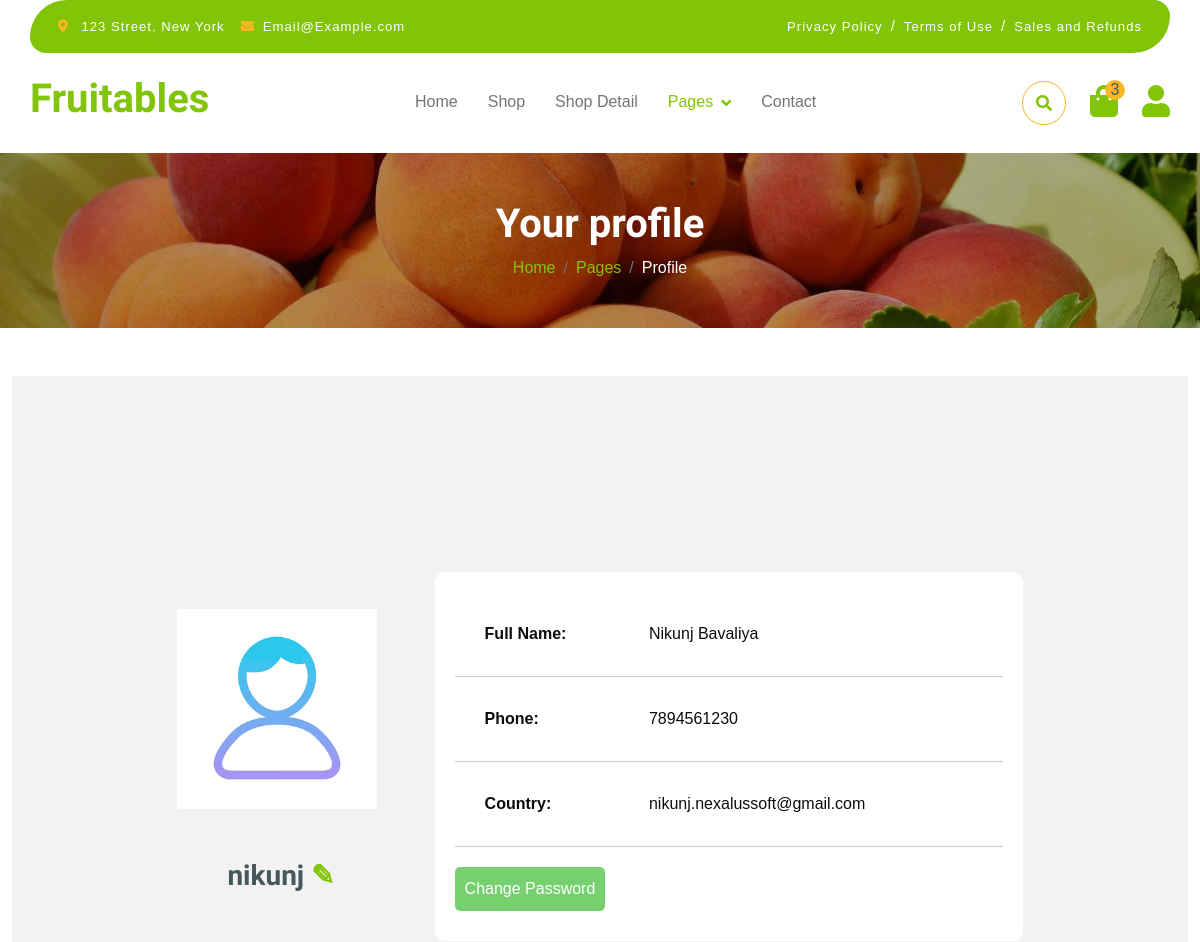
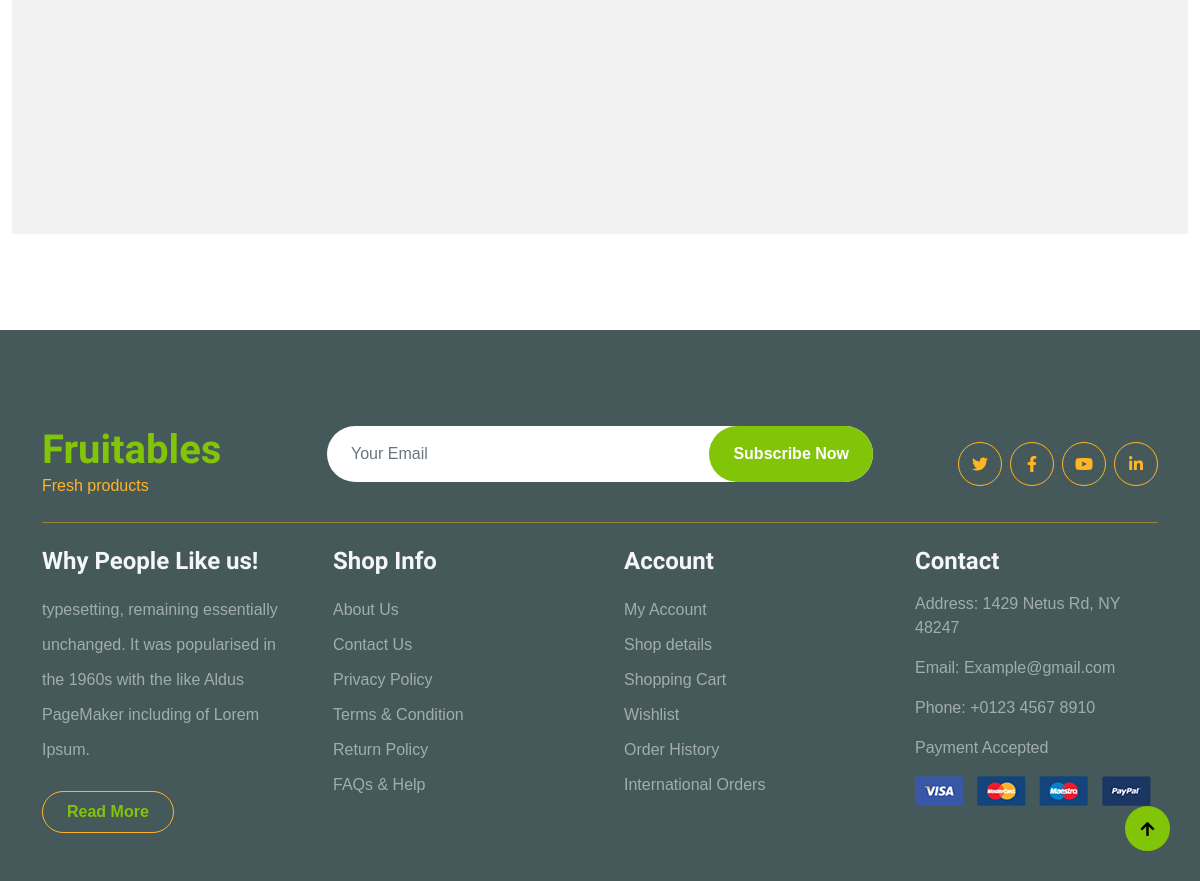
/profile/ (signed in), run on the app's committed database (2 pictures, top to bottom).
### app1/models.py (models this page shows, shortened)
class User(models.Model):
    fullname = models.CharField(max_length=150, default="")
    username = models.CharField(max_length=50)
    email = models.EmailField()
    phone_number = models.CharField(max_length=50)
    password = models.CharField(max_length=50)
    confirmpassword = models.CharField(max_length=50)
    otp = models.CharField(max_length=4, null=True, blank=True)

### app1/views.py (the view)
# urls.py: path("profile/", ProfileView.as_view(), name= "profile"),
class ProfileView(generics.CreateAPIView):
    renderer_classes = [TemplateHTMLRenderer]
    template_name = "profile.html"
    def get(self, request: Union[Request, HttpRequest]) -> render:
        if "username" not in request.session:
            return redirect("login")
        username = request.session.get("username")
        person_details = User.objects.filter(username=username)
        return render(request, self.template_name, context={"details": person_details})

### app1/templates/profile.html (shortened to what this page needs)
{% load static %}
{% load rest_framework %}
<!DOCTYPE html>
<html lang="en">
    <head>
        <link rel="stylesheet" href="https://use.fontawesome.com/releases/v5.15.4/css/all.css"/>
        <link href="https://cdn.jsdelivr.net/npm/bootstrap-icons@1.4.1/font/bootstrap-icons.css" rel="stylesheet">
        <link rel="stylesheet" href="{% static 'frgot.csslightbox.min.css' %}" />
        <link rel="stylesheet" href="{% static 'owl.carousel.min.css' %}" />
        <link rel="stylesheet" href="{% static 'bootstrap.min.css' %}" />
        <link rel="stylesheet" href="{% static 'style.css' %}" />
    </head>
    <body>
        <div class="container-fluid fixed-top">
            <div class="container topbar bg-primary d-none d-lg-block">
                <div class="d-flex justify-content-between">
                    <div class="top-info ps-2">
                        <small class="me-3"><i class="fas fa-map-marker-alt me-2 text-secondary"></i> <a href="#" class="text-white">123 Street, New York</a></small>
                        <small class="me-3"><i class="fas fa-envelope me-2 text-secondary"></i><a href="#" class="text-white">Email@Example.com</a></small>
                    </div>
                    <div class="top-link pe-2">
                        <a href="#" class="text-white"><small class="text-white mx-2">Privacy Policy</small>/</a>
                        <a href="#" class="text-white"><small class="text-white mx-2">Terms of Use</small>/</a>
                        <a href="#" class="text-white"><small class="text-white ms-2">Sales and Refunds</small></a>
                    </div>
                </div>
            </div>
            <div class="container px-0">
                <nav class="navbar navbar-light bg-white navbar-expand-xl">
                    <a href="index.html" class="navbar-brand"><h1 class="text-primary display-6">Fruitables</h1></a>
                    <div class="collapse navbar-collapse bg-white" id="navbarCollapse">
                        <div class="navbar-nav mx-auto">
                            <a  href="{% url 'index' %}" class="nav-item nav-link ">Home</a>
                            <a href="{% url 'shop' %}" class="nav-item nav-link">Shop</a>
                            <a href="" class="nav-item nav-link">Shop Detail</a>
                            <div class="nav-item dropdown">
                                <a href="#" class="nav-link dropdown-toggle active" data-bs-toggle="dropdown">Pages</a>
                            </div>
                            <a href="{% url 'contact' %}" class="nav-item nav-link">Contact</a>
                        </div>
                        <div class="d-flex m-3 me-0">
                            <button class="btn-search btn border border-secondary btn-md-square rounded-circle bg-white me-4" data-bs-toggle="modal" data-bs-target="#searchModal"><i class="fas fa-search text-primary"></i></button>
                            <a href="#" class="position-relative me-4 my-auto">
                                <i class="fa fa-shopping-bag fa-2x"></i>
                                <span class="position-absolute bg-secondary rounded-circle d-flex align-items-center justify-content-center text-dark px-1" style="top: -5px; left: 15px; height: 20px; min-width: 20px;">3</span>
                            </a>
                            <a href="#" class="my-auto">
                                <i class="fas fa-user fa-2x"></i>
                            </a>
                        </div>
                    </div>
                </nav>
            </div>
        </div>
        <div class="container-fluid page-header py-5">
            <h1 class="text-center text-white display-6">Your profile</h1>
            <ol class="breadcrumb justify-content-center mb-0">
                <li class="breadcrumb-item"><a href="{% url "index" %}">Home</a></li>
                <li class="breadcrumb-item"><a href="#">Pages</a></li>
                <li class="breadcrumb-item active text-white">Profile</li>
            </ol>
        </div>
        <div class="container-fluid py-5">
                {% for x in details %}
                <div class="profile-container">
                  <div class="profile-picture">
                    <img
                      src={% static "img/user.jpg" %}
                      height="220px" width="220px" alt="" />
                    <h3 style="margin: 50px;">{{ x.username }} <a href="/edit/">&#9998;</a></h3>
                  </div>
                  <div class="profile-details">
                    <table class="profile-table">
                      <tr>
                        <td>
                          <strong>Full Name:</strong>
                        </td>
                        <td>{{ x.fullname }}</td>
                      </tr>
                      <tr>
                        <td>
                          <strong>Phone:</strong>
                        </td>
                        <td>{{ x.phone_number }}</td>
                      </tr>
                      <tr>
                        <td>
                          <strong>Country:</strong>
                        </td>
                        <td>{{ x.email }}</td>
                      </tr>
                    </table>
                    <div class="button-container">
                      <div class="input-box button">
                        <a href="/profile/change/"><input type="Submit" value="Change Password" /></a>
                      </div>
                    </div>
                  </div>
                </div>
                {% endfor %}
        </div>
        <div class="container-fluid bg-dark text-white-50 footer pt-5 mt-5">
            <div class="container py-5">
                <div class="pb-4 mb-4" style="border-bottom: 1px solid rgba(226, 175, 24, 0.5) ;">
                    <div class="row g-4">
                        <div class="col-lg-3">
                            <a href="#">
                                <h1 class="text-primary mb-0">Fruitables</h1>
                                <p class="text-secondary mb-0">Fresh products</p>
                            </a>
                        </div>
                        <div class="col-lg-6">
                            <div class="position-relative mx-auto">
                                <input class="form-control border-0 w-100 py-3 px-4 rounded-pill" type="number" placeholder="Your Email">
                                <button type="submit" class="btn btn-primary border-0 border-secondary py-3 px-4 position-absolute rounded-pill text-white" style="top: 0; right: 0;">Subscribe Now</button>
                            </div>
                        </div>
                        <div class="col-lg-3">
                            <div class="d-flex justify-content-end pt-3">
                                <a class="btn  btn-outline-secondary me-2 btn-md-square rounded-circle" href=""><i class="fab fa-twitter"></i></a>
                                <a class="btn btn-outline-secondary me-2 btn-md-square rounded-circle" href=""><i class="fab fa-facebook-f"></i></a>
                                <a class="btn btn-outline-secondary me-2 btn-md-square rounded-circle" href=""><i class="fab fa-youtube"></i></a>
                                <a class="btn btn-outline-secondary btn-md-square rounded-circle" href=""><i class="fab fa-linkedin-in"></i></a>
                            </div>
                        </div>
                    </div>
                </div>
                <div class="row g-5">
                    <div class="col-lg-3 col-md-6">
                        <div class="footer-item">
                            <h4 class="text-light mb-3">Why People Like us!</h4>
                            <p class="mb-4">typesetting, remaining essentially unchanged. It was
                                popularised in the 1960s with the like Aldus PageMaker including of Lorem Ipsum.</p>
                            <a href="" class="btn border-secondary py-2 px-4 rounded-pill text-primary">Read More</a>
                        </div>
                    </div>
                    <div class="col-lg-3 col-md-6">
                        <div class="d-flex flex-column text-start footer-item">
                            <h4 class="text-light mb-3">Shop Info</h4>
                            <a class="btn-link" href="">About Us</a>
                            <a class="btn-link" href="">Contact Us</a>
                            <a class="btn-link" href="">Privacy Policy</a>
                            <a class="btn-link" href="">Terms & Condition</a>
                            <a class="btn-link" href="">Return Policy</a>
                            <a class="btn-link" href="">FAQs & Help</a>
                        </div>
                    </div>
                    <div class="col-lg-3 col-md-6">
                        <div class="d-flex flex-column text-start footer-item">
                            <h4 class="text-light mb-3">Account</h4>
                            <a class="btn-link" href="">My Account</a>
                            <a class="btn-link" href="">Shop details</a>
                            <a class="btn-link" href="">Shopping Cart</a>
                            <a class="btn-link" href="">Wishlist</a>
                            <a class="btn-link" href="">Order History</a>
                            <a class="btn-link" href="">International Orders</a>
                        </div>
                    </div>
                    <div class="col-lg-3 col-md-6">
                        <div class="footer-item">
                            <h4 class="text-light mb-3">Contact</h4>
                            <p>Address: 1429 Netus Rd, NY 48247</p>
                            <p>Email: Example@gmail.com</p>
                            <p>Phone: +0123 4567 8910</p>
                            <p>Payment Accepted</p>
                            <img src="{% static "img/payment.png" %}"class="img-fluid" alt="">
                        </div>
                    </div>
                </div>
            </div>
        </div>
        <a href="#" class="btn btn-primary border-3 border-primary rounded-circle back-to-top"><i class="fa fa-arrow-up"></i></a>
    </body>
</html>

### app1/static/style.css (style rules this page uses)
.profile-container { display: flex; justify-content: center; align-items: center; height: 100vh; background-color: #f2f2f2; }
.profile-picture { margin-right: 50px; }
.profile-picture img { width: 200px; height: auto; }
.profile-details { width: 50%; max-width: 700px; background-color: #ffffff; padding: 20px; border-radius: 10px; margin-bottom: 40px; }
.profile-table { width: 100%; border-collapse: collapse; }
.profile-table td { padding: 30px; border-bottom: 1px solid #ccc; }
.profile-table td:first-child { width: 30%; font-weight: bold; }
.button-container { display: flex; justify-content: space-between; margin-top: 20px; }
.input-box { margin-bottom: 10px; }
.button1 input[type="submit"], .button input[type="submit"] { width: 100%; padding: 10px; background-color: #76d070; color: #fff; border: none; border-radius: 5px; cursor: pointer; }
body { font-family: "Poppins", sans-serif; color: #0c0c0c; background-color: #ffffff; }
.back-to-top { position: fixed; right: 30px; bottom: 30px; display: flex; width: 45px; height: 45px; align-items: center; justify-content: center; transition: 0.5s; z-index: 99; }
.btn { font-weight: 600; transition: .5s; }
.btn-md-square { width: 44px; height: 44px; }
.btn-square, .btn-sm-square, .btn-md-square, .btn-lg-square { padding: 0; display: flex; align-items: center; justify-content: center; font-weight: normal; }
.btn.border-secondary { transition: 0.5s; }
.fixed-top { transition: 0.5s; background: var(--bs-white); border: 0; }
.topbar { padding: 20px; border-radius: 230px 100px; }
.topbar .top-info { font-size: 15px; line-height: 0; letter-spacing: 1px; display: flex; align-items: center; }
.topbar .top-link { font-size: 15px; line-height: 0; letter-spacing: 1px; display: flex; align-items: center; }
.topbar .top-link a { letter-spacing: 1px; }
.navbar .navbar-nav .nav-link { padding: 10px 15px; font-size: 16px; transition: .5s; }
.navbar { height: 100px; border-bottom: 1px solid rgba(255, 255, 255, .1); }
.navbar .navbar-nav .nav-link:hover, .navbar .navbar-nav .nav-link.active, .fixed-top.bg-white .navbar .navbar-nav .nav-link:hover, .fixed-top.bg-white .navbar .navbar-nav .nav-link.active { color: var(--bs-primary); }
.navbar .dropdown-toggle::after { border: none; content: "\f107"; font-family: "Font Awesome 5 Free"; font-weight: 700; vertical-align: middle; margin-left: 8px; }
.page-header { position: relative; background: linear-gradient(rgba(0, 0, 0, 0.3), rgba(0, 0, 0, 0.3)), url(img/cart-page-header-img.jpg); background-position: center center; background-repeat: no-repeat; background-size: cover; }
@media (min-width: 992px) { .hero-header, .page-header { margin-top: 152px !important; } }
.footer .footer-item .btn-link { line-height: 35px; color: rgba(255, 255, 255, .5); transition: 0.5s; }
.footer .footer-item p.mb-4 { line-height: 35px; }

### data on the page
User: username "nikunj", fullname "Nikunj Bavaliya", phone_number "7894561230", email "nikunj.nexalussoft@gmail.com"
